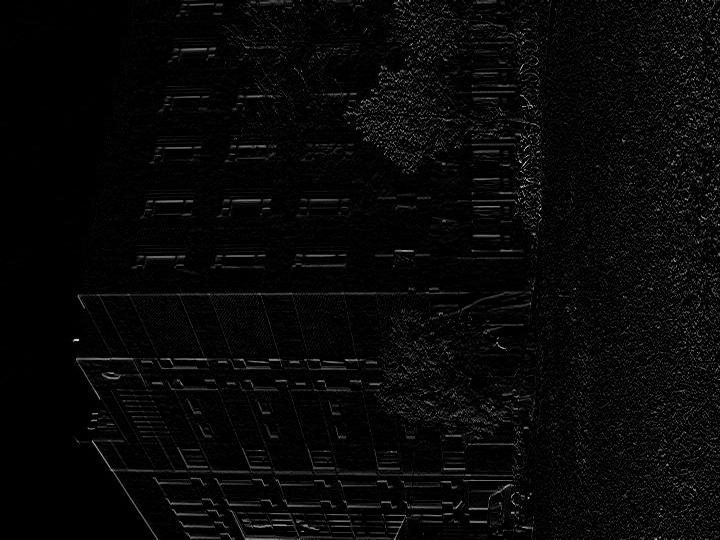
#> input picture src/1_x.jpg, 720 x 540 px
$ python -i Harris_detector.py   (imports and definitions only)
#> lines starting #> are read from the running program, lines starting #| are printed output that depends on the picture
#> further down, picture is the input picture: shape (540, 720, 3); min 0, max 241, mean 7.8
import cv2 as cv
import random as rnd
import numpy as np
import math
import numpy.linalg as linalg
import matplotlib.pyplot as plt

def Harris_corner_detection(image, show_corner = 0, K = 0.04, w_size = 3, threshold = 0.01):
#> called with show_corner = 0, K = 0.04, w_size = 3, threshold = 0.01
    height, weight = image.shape[:2]
#> height = 540; weight = 720
    gray_image = cv.cvtColor(image, cv.COLOR_BGR2GRAY)
    gray_image = cv.GaussianBlur(gray_image, (w_size, w_size), 0)


    dx = cv.Sobel(gray_image, cv.CV_32F, 1, 0)
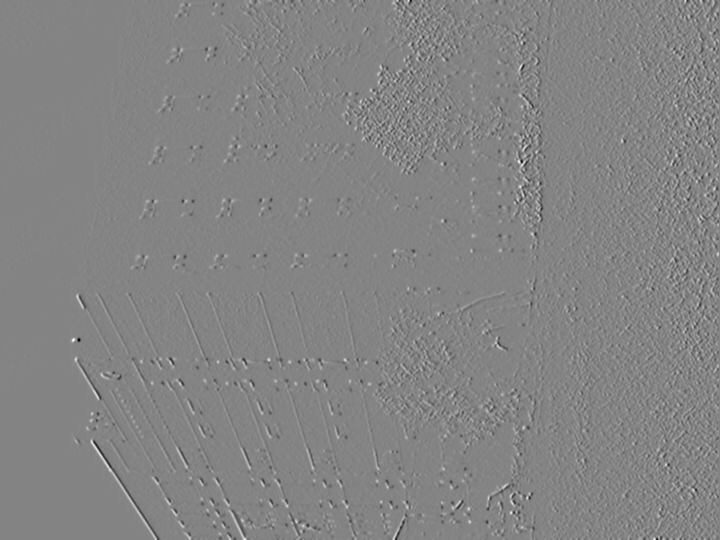
#> dx: shape (540, 720) float32; min -382, max 356, mean 0.2; drawn with min black and max white
    dy = cv.Sobel(gray_image, cv.CV_32F, 0, 1)
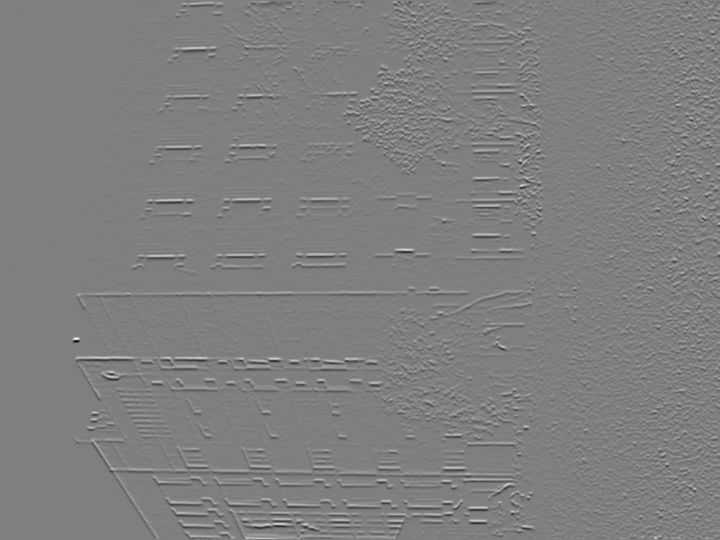
#> dy: shape (540, 720) float32; min -598, max 598, mean 0.1; drawn with min black and max white

    Ix2 = dx**2
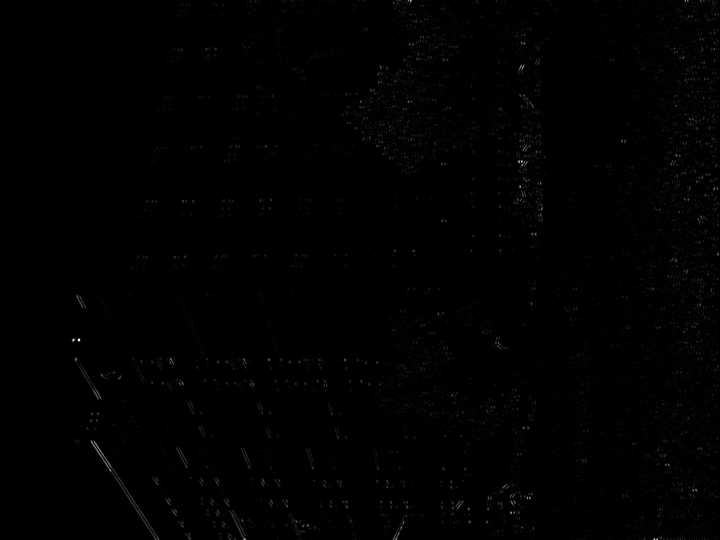
#> Ix2: shape (540, 720) float32; min 0, max 145924, mean 740.9; drawn with min black and max white
    Iy2 = dy**2
    Ixy = dx*dy
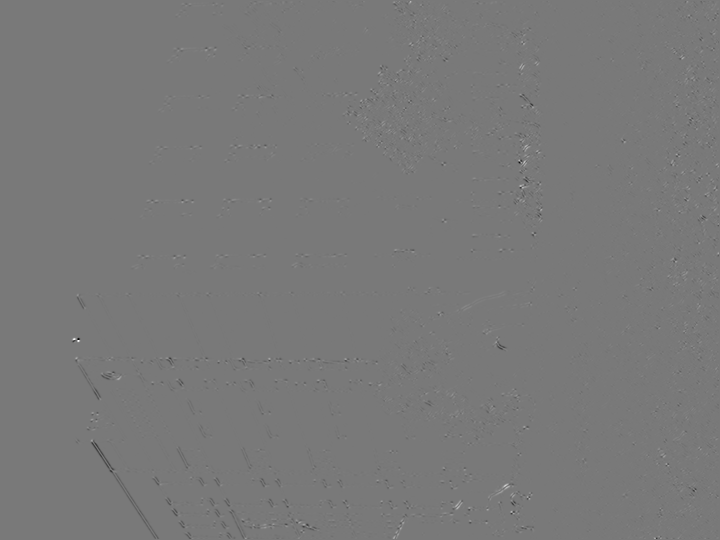
#> Ixy: shape (540, 720) float32; min -97155, max 106960, mean -59.4; drawn with min black and max white

    Sx = cv.GaussianBlur(Ix2, (w_size, w_size), 2)
    Sy = cv.GaussianBlur(Iy2, (w_size, w_size), 2)
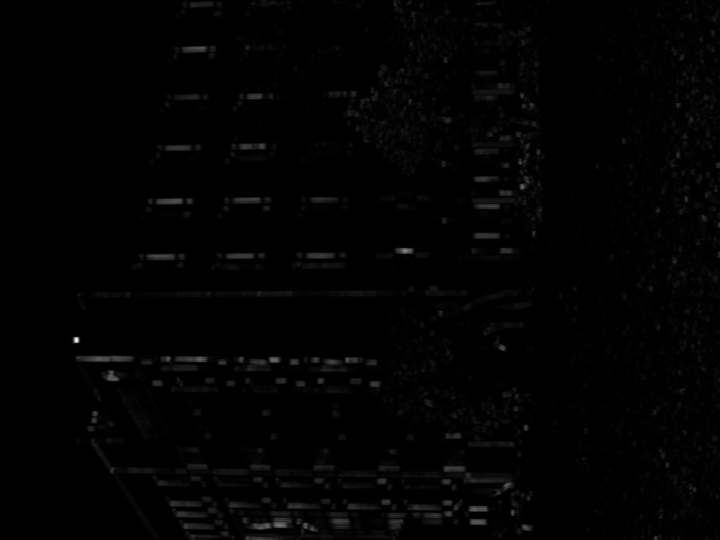
#> Sy: shape (540, 720) float32; min 0, max 195027.2, mean 2052; drawn with min black and max white
    Sxy = cv.GaussianBlur(Ixy, (w_size, w_size), 2)

    R = (Sx*Sy-Sxy**2)-K*(Sx+Sy)**2

    if show_corner == 1 :
        corner_image = image.copy()

    output = []
    R_max = np.max(R)
#> R_max = 6.69e+09
    for i in range(height):
        for j in range(weight):
            local = [max(0,i-1), min(i+2,height-1), max(0,j-1), min(j+2,weight-1)]
            if R[i][j] > R_max*threshold and R[i][j] == np.max(R[local[0]:local[1], local[2]:local[3]]):
                if show_corner == 1 : corner_image[i][j][2] = 255
                output.append([i, j])

    if show_corner == 1 : return output, corner_image
    else : return output


def test():
    img = cv.imread('./parrington/prtn00.jpg')
    corners, img = Harris_corner_detection(img, show_corner=1)
    print(len(corners))
    ldr1 = img[:,:,::-1]
    plt.imshow(ldr1)
    plt.show()

>>> import cv2
>>> picture = cv2.imread('1_x.jpg')
>>> result = Harris_corner_detection(picture)
#> result = 413 pairs, first value 0 to 538, second value 74 to 718

$ run again, on src/2_x.jpg
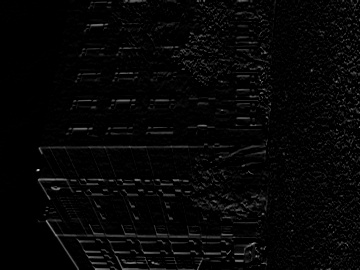
#> input picture src/2_x.jpg, 360 x 270 px
#> picture is the input picture: shape (270, 360, 3); min 0, max 194, mean 6.5
#> in Harris_corner_detection, `Ixy = dx*dy`:
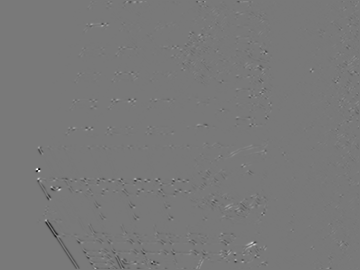
#> Ixy: shape (270, 360) float32; min -60681, max 67123, mean -89.7; drawn with min black and max white
#> in Harris_corner_detection, `Sy = cv.GaussianBlur(Iy2, (w_size, w_size), 2)`:
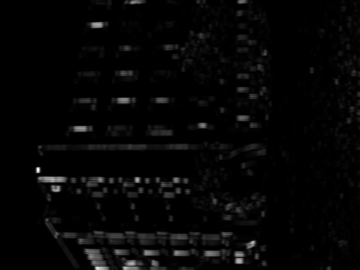
#> Sy: shape (270, 360) float32; min 0, max 78108.1, mean 1918.2; drawn with min black and max white
#> R_max = 3e+09
#> result = 166 pairs, first value 0 to 268, second value 38 to 357
